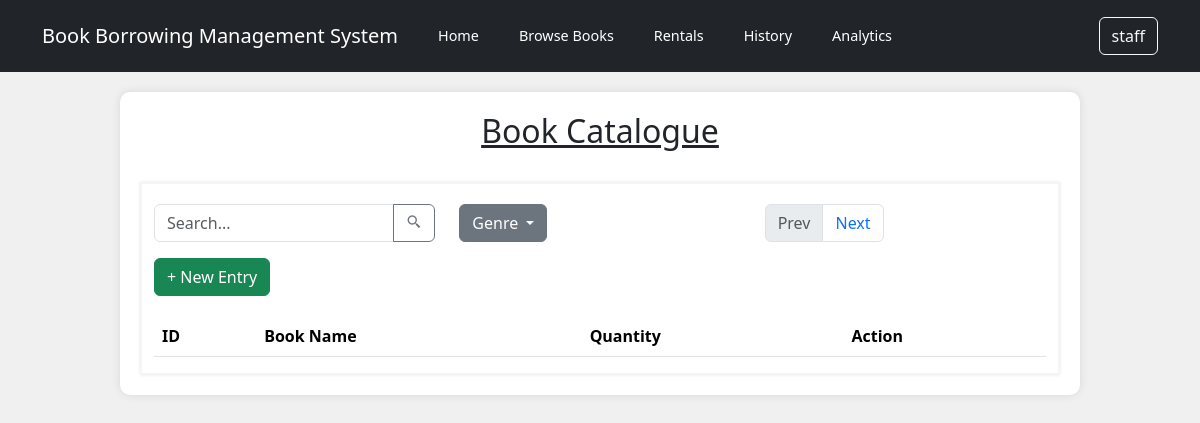
The page /bookCatalogueManage.php (signed in) on the database as committed earlier.
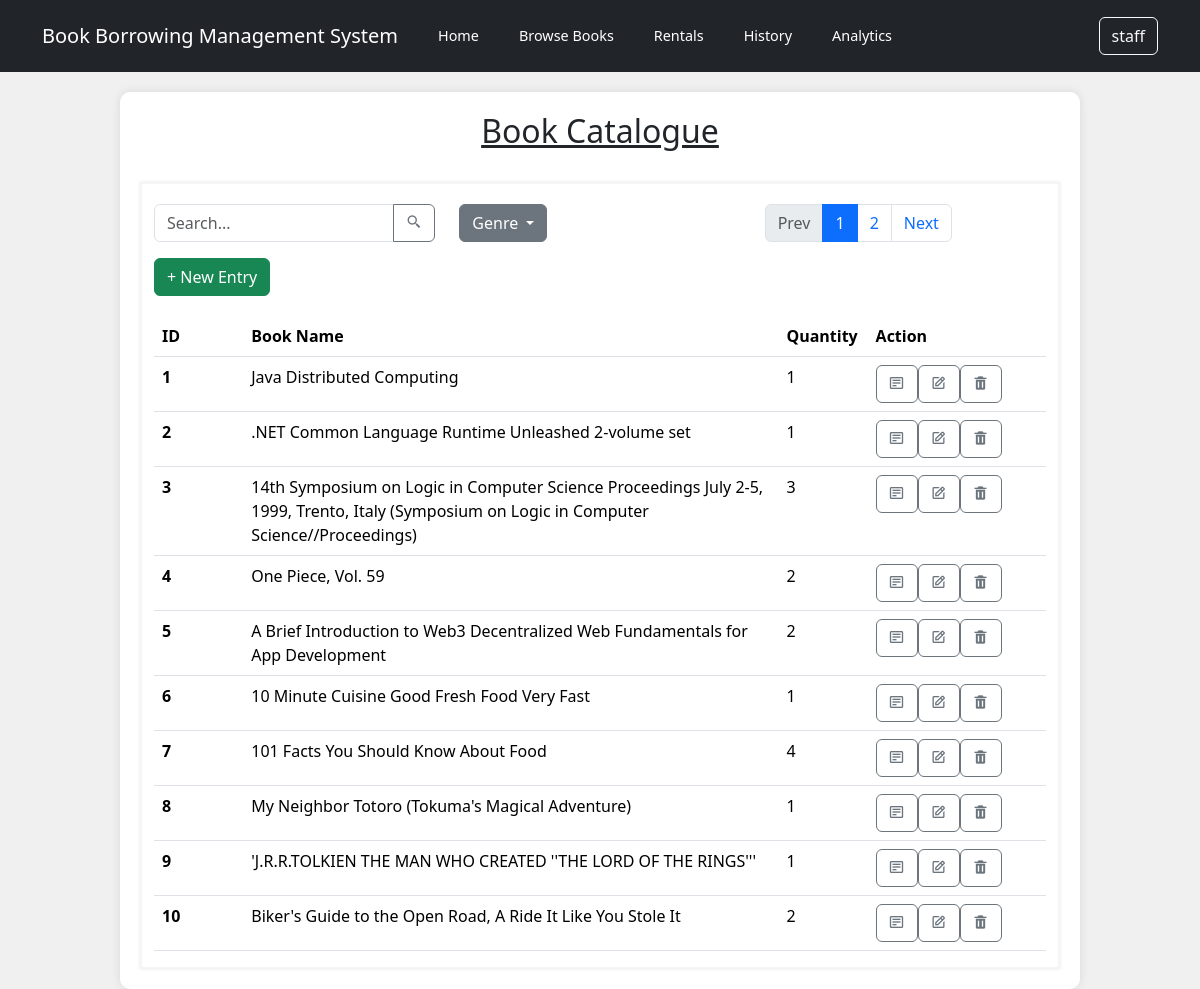
The same page on the database as committed later.
### tables this page shows
CREATE TABLE `book` (
  `id` int(5) NOT NULL,
  `bookTitle` varchar(255) NOT NULL,
  `pagesNumber` int(5) NOT NULL,
  `authorName` varchar(255) NOT NULL,
  `quantity` int(5) NOT NULL,
  `isbn` varchar(255) NOT NULL,
  `genre` varchar(255) NOT NULL,
  `publicationCompany` varchar(255) NOT NULL,
  `bookCover` varchar(255) DEFAULT NULL
);

### bookCatalogueManage.php (the view, shortened to what the changed rows need)
<?php
include_once "./controllers/db_connection.php";
$records_per_page = 10;
$current_page = isset($_GET['page']) ? intval($_GET['page']) : 1;
$offset = ($current_page - 1) * $records_per_page;
$sql = "SELECT id, bookTitle, quantity FROM book";
$sql .= " LIMIT $offset, $records_per_page";
$result = mysqli_query($conn, $sql);
$total_records_sql = "SELECT COUNT(*) AS total FROM book";
$total_records_result = mysqli_query($conn, $total_records_sql);
$total_records = mysqli_fetch_assoc($total_records_result)['total'];
$total_pages = ceil($total_records / $records_per_page);
?>
<!DOCTYPE html>
<html lang="en">
<head>
    <link href="https://cdn.jsdelivr.net/npm/bootstrap@5.3.3/dist/css/bootstrap.min.css" rel="stylesheet">
    <link rel="stylesheet" href="./custom_css/navbar.css">
    <link rel="stylesheet" href="./custom_css/layout.css">
    <link rel="stylesheet" href="./custom_css/bookCatalogue.css">
    <link href='https://unpkg.com/boxicons@2.1.4/css/boxicons.min.css' rel='stylesheet'>
</head>
<body>
    <div class="container container-main">
        <h2 style="text-align:center;"><u>Book Catalogue</u></h2>
        <br>
        <div class="container container-sub">
            <div class="row">
                <div class="col-md-4 text-end">
                    <nav aria-label="Page navigation example">
                        <ul class="pagination">
                            <?php for ($i = 1; $i <= $total_pages; $i++) : ?>
                                <li class="page-item <?php echo ($i == $current_page) ? 'active' : ''; ?>">
                                    <a class="page-link" href="bookCatalogueManage.php?page=<?php echo $i; ?>"><?php echo $i; ?></a>
                                </li>
                            <?php endfor; ?>
                        </ul>
                    </nav>
                </div>
                <div class="container" style="margin-top:20px;">
                    <table class="table">
                        <thead>
                            <tr>
                                <th scope="col">ID</th>
                                <th scope="col">Book Name</th>
                                <th scope="col">Quantity</th>
                                <th scope="col">Action</th>
                            </tr>
                        </thead>
                        <tbody>
                            <?php
                            while ($row = mysqli_fetch_assoc($result)) {
                                echo "<tr style='width:10%;'>";
                                echo "<th scope='row'>" . $row["id"] . "</th>";
                                echo "<td style='width:60%;'>" . $row["bookTitle"] . "</td>";
                                echo "<td style='width:10%;'>" . $row["quantity"] . "</td>";
                                echo "<td style='width:20%;'>";
                                echo "<a href='viewBook.php?view=" . $row["id"] . "' class='btn btn-outline-secondary'><i class='bx bx-detail'></i></a>";
                                echo "<a href='editBook.php?view=" . $row["id"] . "' class='btn btn-outline-secondary'><i class='bx bx-edit'></i></a>";
                                echo "<button class='btn btn-outline-secondary' data-bs-toggle='modal' data-bs-target='#deleteModal' data-id='" . $row["id"] . "'><i class='bx bxs-trash'></i></button>";
                                echo "</td>";
                                echo "</tr>";
                            }
                            ?>
                        </tbody>
                    </table>
                </div>
            </div>
        </div>
</body>
</html>

Rows that differ between the two databases and show on the page:
added book: id "1", bookTitle "Java Distributed Computing", quantity "1"
added book: id "2", bookTitle ".NET Common Language Runtime Unleashed 2-volume set", quantity "1"
added book: id "3", bookTitle "14th Symposium on Logic in Computer Science Proceedings July 2-5, 1999, Trento, Italy (Symposium on Logic in Computer Science//Proceedings)", quantity "3"
added book: id "4", bookTitle "One Piece, Vol. 59", quantity "2"
added book: id "5", bookTitle "A Brief Introduction to Web3 Decentralized Web Fundamentals for App Development", quantity "2"
added book: id "6", bookTitle "10 Minute Cuisine Good Fresh Food Very Fast", quantity "1"
added book: id "7", bookTitle "101 Facts You Should Know About Food", quantity "4"
added book: id "8", bookTitle "My Neighbor Totoro (Tokuma's Magical Adventure)", quantity "1"
added book: id "9", bookTitle "'J.R.R.TOLKIEN THE MAN WHO CREATED ''THE LORD OF THE RINGS'''", quantity "1"
added book: id "10", bookTitle "Biker's Guide to the Open Road, A Ride It Like You Stole It", quantity "2"
Other text that changed with them:
new list line: "1"
new list line: "2"
